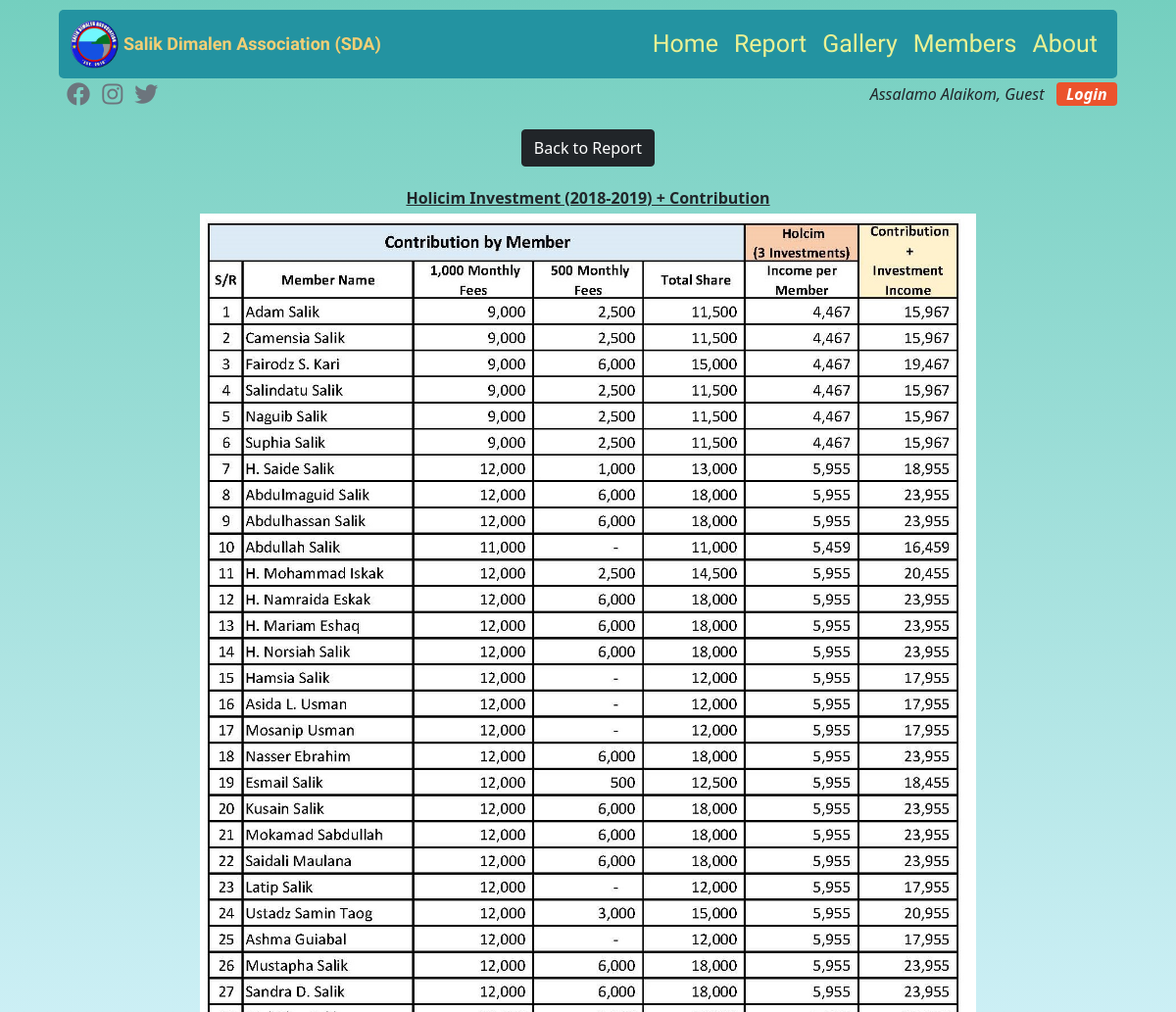
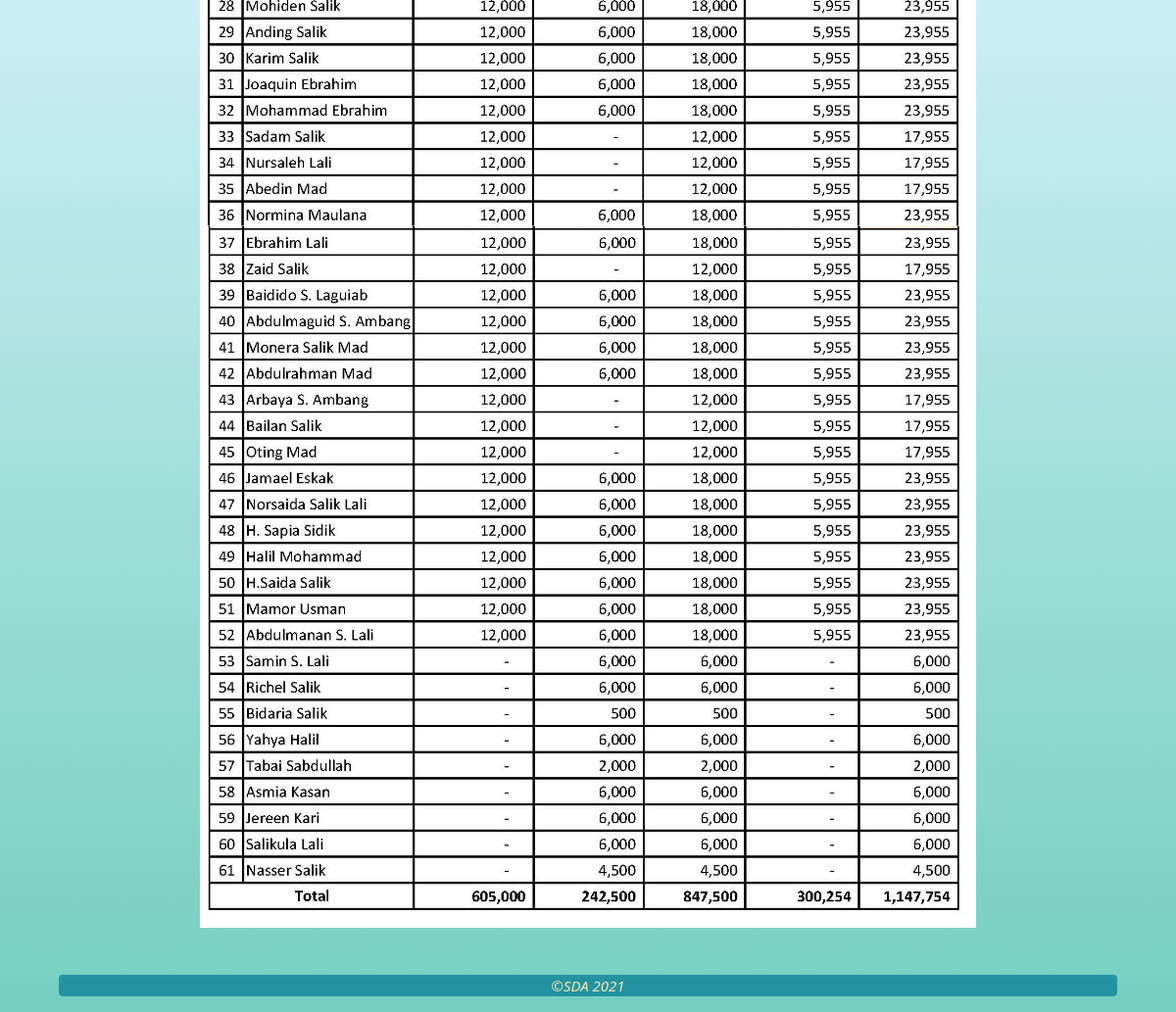
The page /view_report/3/ on the database its author committed (2 pictures, top to bottom).
### mainapp/models.py (models this page shows, shortened)
class FileUpload(models.Model):
    title = models.CharField(max_length=50)
    file = models.ImageField(upload_to='report/')

### mainapp/views.py (the view)
# urls.py: path('view_report/<str:pk>/', views.viewReport, name='view_report'),
def viewReport(request, pk):
  file = FileUpload.objects.get(id=pk)
  context = {'file':file}
  return render(request, 'mainapp/view_report.html', context)

### mainapp/templates/mainapp/view_report.html (shortened to what this page needs)
{% extends 'mainapp/base.html' %}
{% block content%}
{% load static %}
  <div class="container">
    <div class="row justify-content-center">
      <div class="col text-center">
        <a class="btn btn-dark my-3" href="{% url 'report' %}">Back to Report</a>
          <p class="my-1 fw-bold text-dark text-decoration-underline">{{ file.title }}</p>
        <div>
          <img class="img-view" src="{{ file.file.url }}" alt="">
        </div>
      </div>
    </div>
  </div>
{% endblock %}

### static/css/style.css (style rules this page uses)
body { margin: 0; padding: 0; background-image: linear-gradient(#74cfbf, #cceff5, #74cfbf); }

### mainapp/templates/mainapp/view_report.html (style rules this page uses)
.img-view { width: 75%; align-items: center; }

### rows shown on the page
FileUpload: title "Holicim Investment (2018-2019) + Contribution", file (picture)
